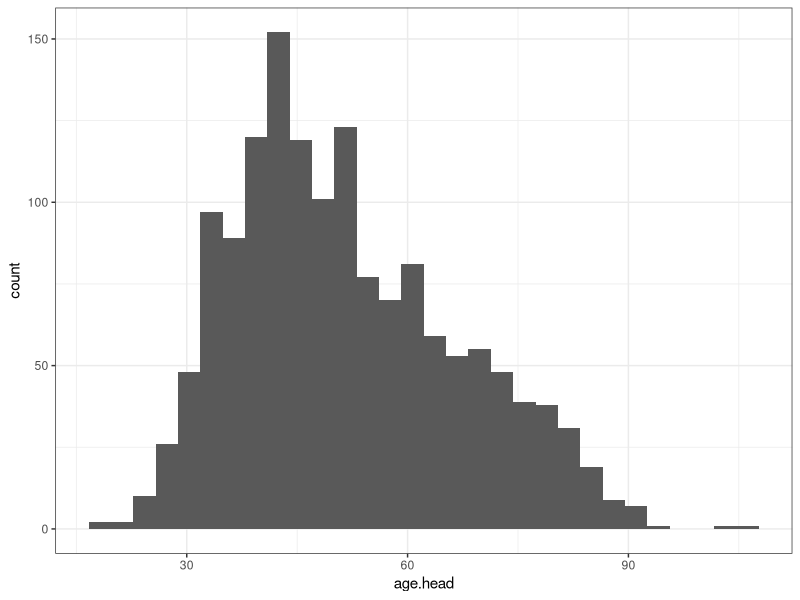
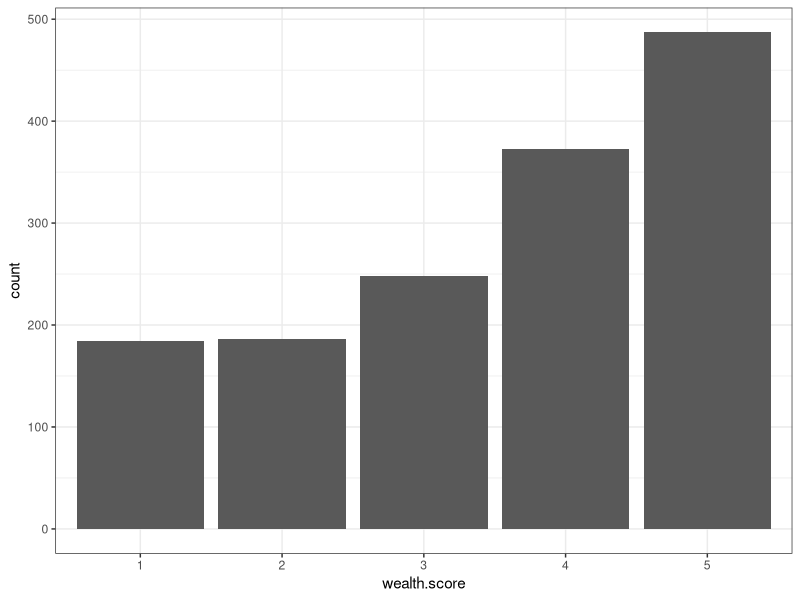
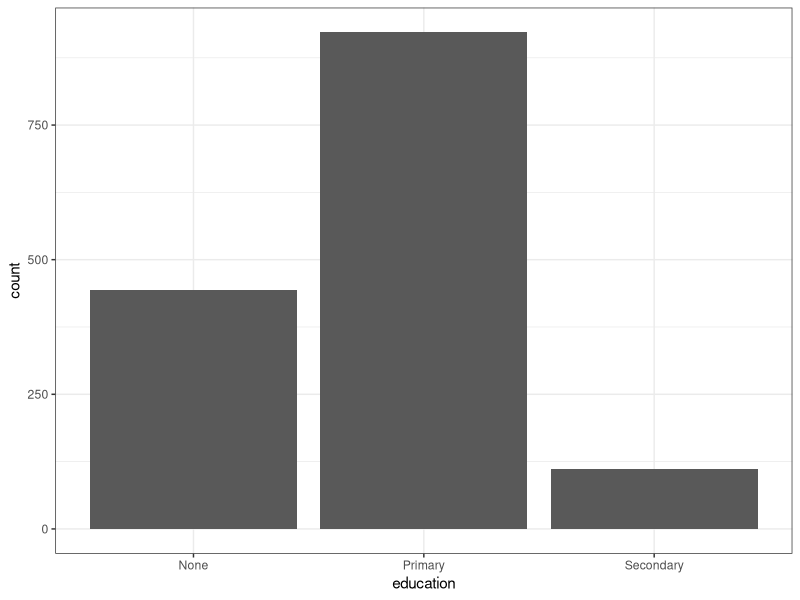
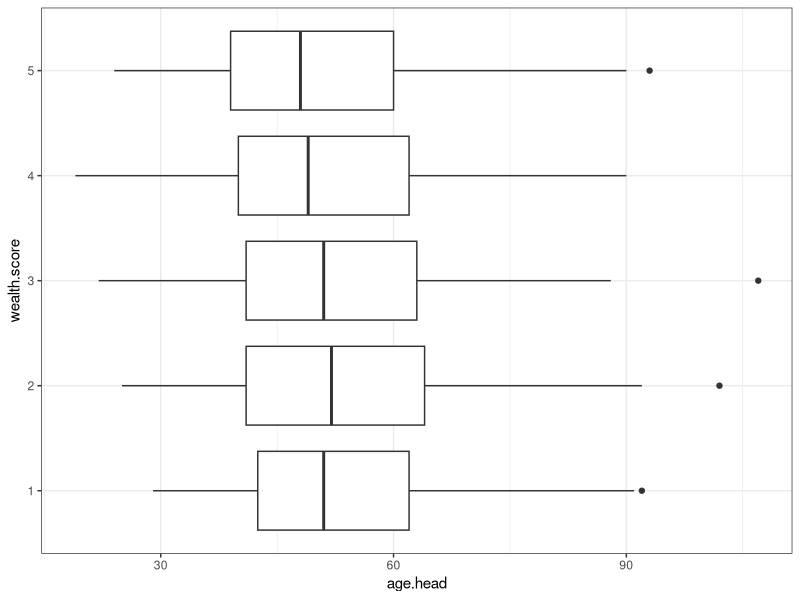
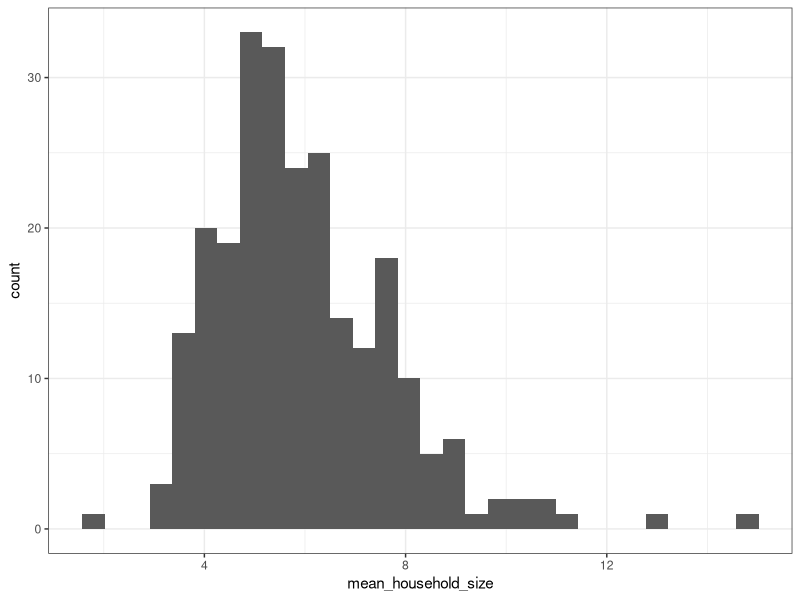

Generate these figures, in order, with R:
library(tidyverse)

wave3data <- read_csv('wave3data.csv')

wave3data <- wave3data %>%
  mutate(wealth.score = factor(wealth.score),
         sex.head = factor(sex.head))

# Check whether there are missing values
summary(wave3data)

theme_set(theme_bw())

# Single variable relationships
ggplot(wave3data, aes(x = age.head)) +
  geom_histogram()

ggplot(wave3data, aes(x = wealth.score)) +
  geom_bar()

ggplot(wave3data, aes(x = education)) +
  geom_bar()

# Double variable relationships
ggplot(wave3data, aes(y= wealth.score, x = age.head)) +
  geom_boxplot()

# Summarize household sizes by cluster
hh_size_stats <- wave3data %>%
  group_by(cluster.id) %>%
  summarize(n_households = n(),
            mean_household_size = mean(hh.size),
            median_household_size = median(hh.size),
            sd_household_size = sd(hh.size))

ggplot(hh_size_stats, aes(x = mean_household_size)) +
  geom_histogram()
